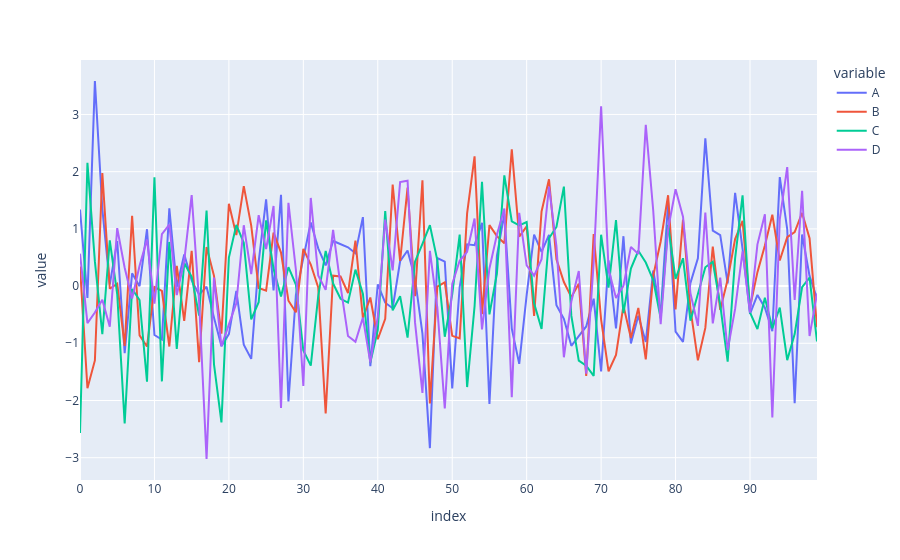

The cell this chart's notebook holds for it:
### Code cell
#df.iplot()
fig = px.line(df)
fig.show()
